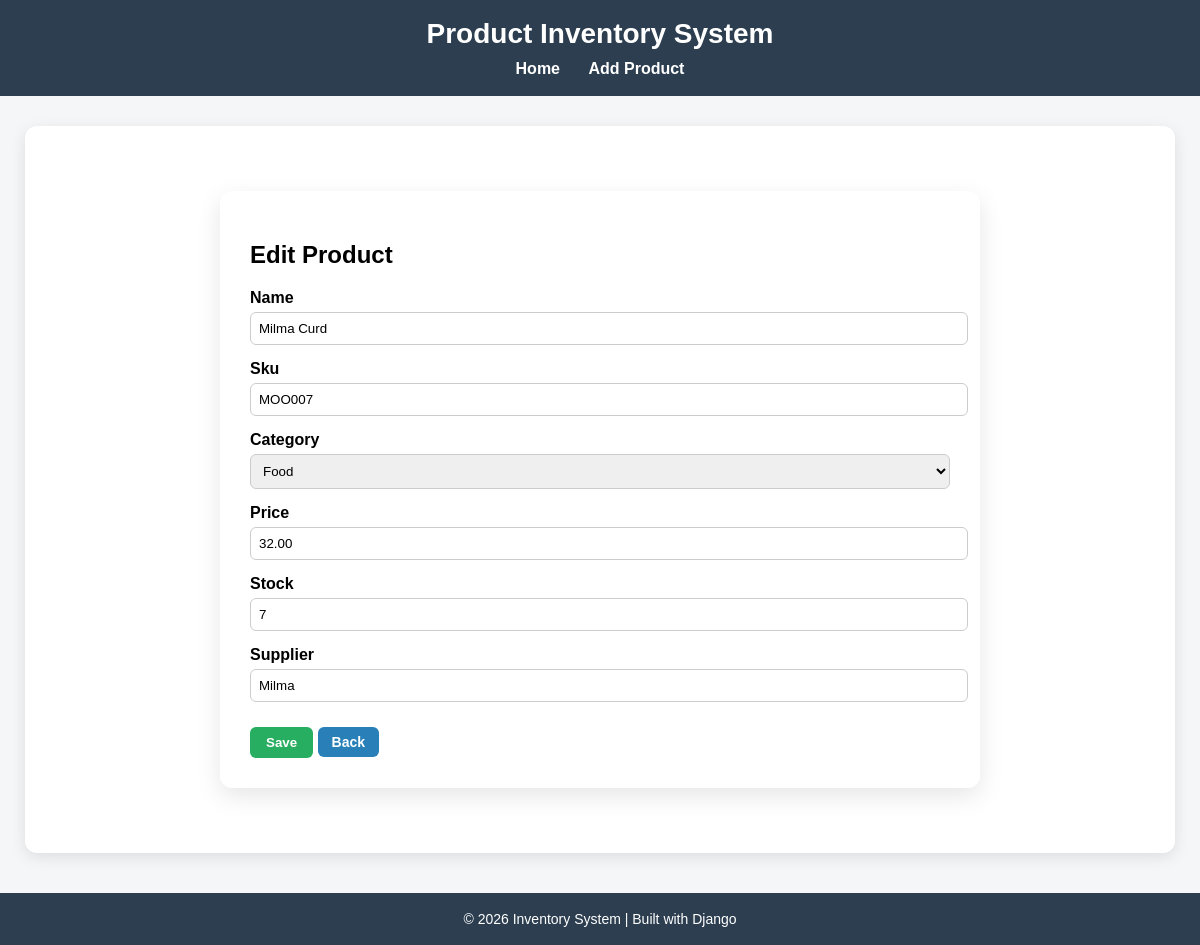
Screenshot of /edit/29/ with the database file from the repository.
### products/models.py (models this page shows, shortened)
class Product(models.Model):
    CATEGORY_CHOICES = [
        ('Electronics', 'Electronics'),
        ('Clothing', 'Clothing'),
        ('Food', 'Food'),
        ('Books', 'Books'),
        ('Other', 'Other'),
    ]
    name = models.CharField(max_length=255, blank=False, null=False)
    sku = models.CharField(max_length=100, unique=True, blank=False, null=False)
    category = models.CharField(max_length=100, choices=CATEGORY_CHOICES, blank=True, null=True)
    price = models.DecimalField(max_digits=10, decimal_places=2, blank=False, null=False)
    stock = models.IntegerField(default=0)
    supplier = models.CharField(max_length=100)
    added_date = models.DateTimeField(auto_now_add=True)

### products/views.py (the view)
# urls.py: path('edit/<int:pk>/', edit_product, name='edit'),
def edit_product(request, pk):
    product = get_object_or_404(Product, pk=pk)
    form = ProductForm(request.POST or None, instance=product)
    if form.is_valid():
        form.save()
        messages.info(request, 'Product updated successfully')
        return redirect('home')
    return render(request, 'forms.html', {'form': form})

### products/forms.py (shortened to what this page needs)
class ProductForm(forms.ModelForm):
    class Meta:
        model = Product
        fields = '__all__'

### products/templates/forms.html (shortened to what this page needs)
{% extends 'base.html' %}
{% block content %}
<div class="form-card">
    <h2>
        {% if form.instance.pk %}
            Edit Product
        {% else %}
            Add Product
        {% endif %}
    </h2>
    <form method="post">
        {% for field in form %}
            <label>{{ field.label }}</label>
            {{ field }}
        {% endfor %}
        <div class="form-actions">
            <button type="submit" class="btn-save">Save</button>
            <a href="{% url 'home' %}" class="btn btn-view">Back</a>
        </div>
    </form>
</div>
{% endblock %}

### products/templates/base.html (style rules this page uses)
body { font-family: Arial, sans-serif; background: #f4f6f8; margin: 0; padding: 0; }
.btn { padding: 7px 14px; text-decoration: none; border-radius: 6px; color: white; font-size: 14px; font-weight: bold; display: inline-block; }
.btn-view { background: #2980b9; }
.form-card { max-width: 700px; margin: 40px auto; padding: 30px; background: #fff; border-radius: 12px; box-shadow: 0 8px 25px rgba(0,0,0,0.1); }
.form-card label { display: block; margin-top: 15px; font-weight: bold; }
.form-card input, .form-card select { width: 100%; padding: 8px; margin-top: 5px; border-radius: 6px; border: 1px solid #ccc; }
.form-actions { margin-top: 25px; }
.btn-save { background: #27ae60; color: white; padding: 8px 16px; border: none; border-radius: 6px; font-weight: bold; cursor: pointer; }

### rows the page displays
Product: form "Milma Curd" "MOO007" "Food" "32.00" "7" "Milma"

### other values shown
{{ field.label }} "Name" "Sku" "Category" "Price" "Stock" "Supplier"
